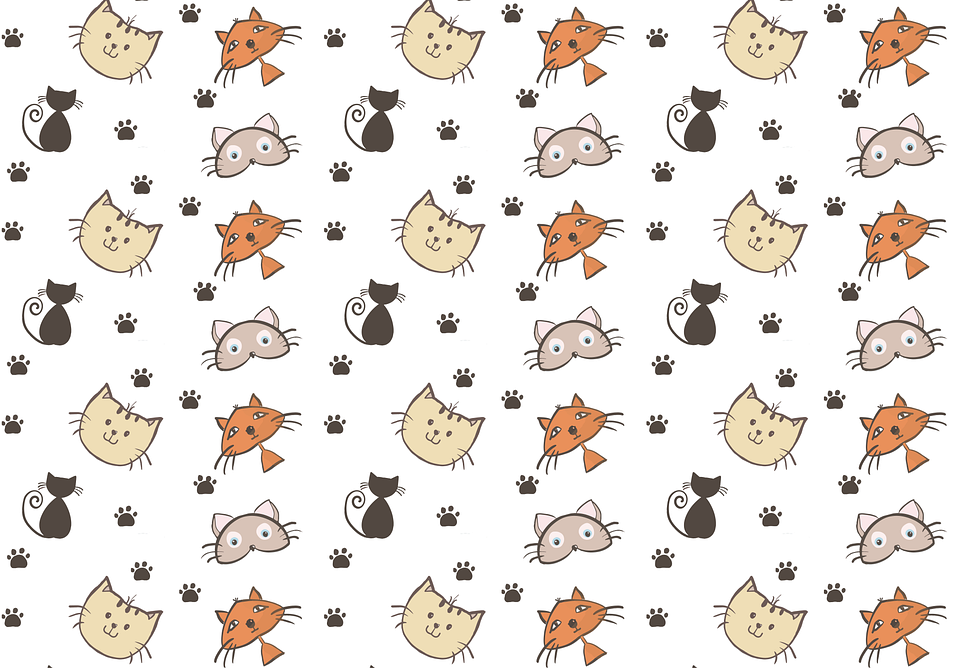
#> input picture cat_pattern.png, 960 x 668 px
$ jupyter execute project.ipynb
#> lines starting #> are read from the running program, lines starting #| are printed output that depends on the picture; after the words box and inside, x2 and y2 are one past the last pixel; in counts of white or black regions, pixels touching at a corner belong together
## Import Library

[cell 1]
import cv2
import numpy as np
import matplotlib.pyplot as plt
from imutils.object_detection import non_max_suppression

## Load Dataset

[cell 2]
background = cv2.imread('cat_pattern.png')
#> background is the input picture: shape (668, 960, 3); mean B, G, R 223.7, 229.1, 235.2
background_gray = cv2.cvtColor(background,cv2.COLOR_BGR2GRAY)
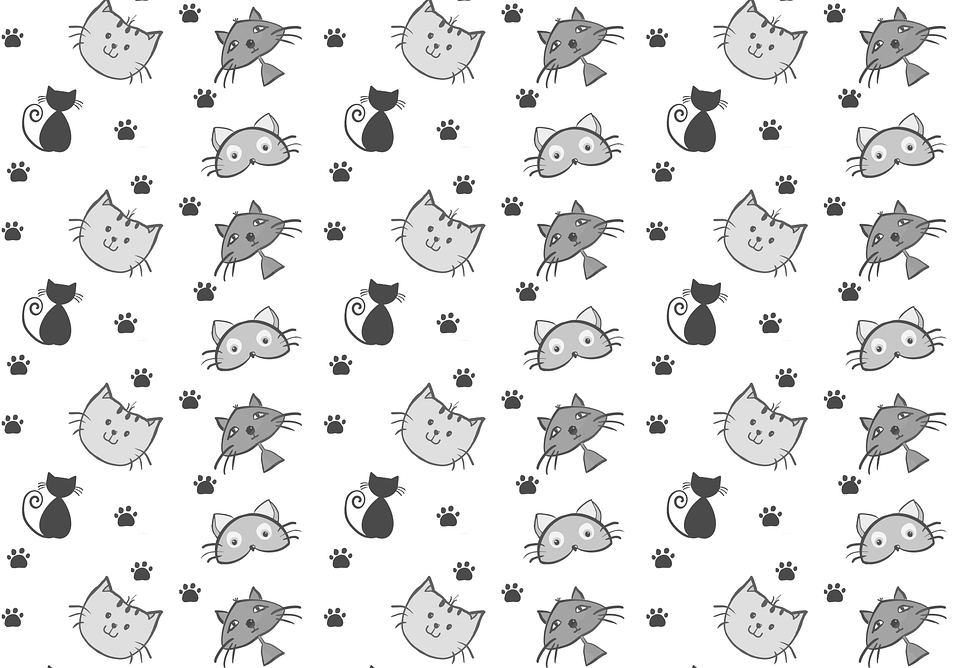
#> background_gray: shape (668, 960); min 13, max 255, mean 230.3

template = cv2.imread('cat_paw.png')
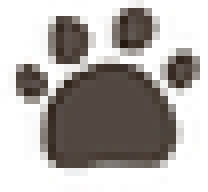
#> input picture cat_paw.png, 26 x 24 px (shown 8 times larger)
#> template is the input picture: shape (24, 26, 3); mean B, G, R 172.1, 175.2, 179.6
template = cv2.cvtColor(template,cv2.COLOR_BGR2GRAY)
#> template: shape (24, 26)

## Template Matching

[cell 3]
w, h = template.shape[:2]
#> w = 24; h = 26

res = cv2.matchTemplate(background_gray, template, cv2.TM_CCOEFF_NORMED)
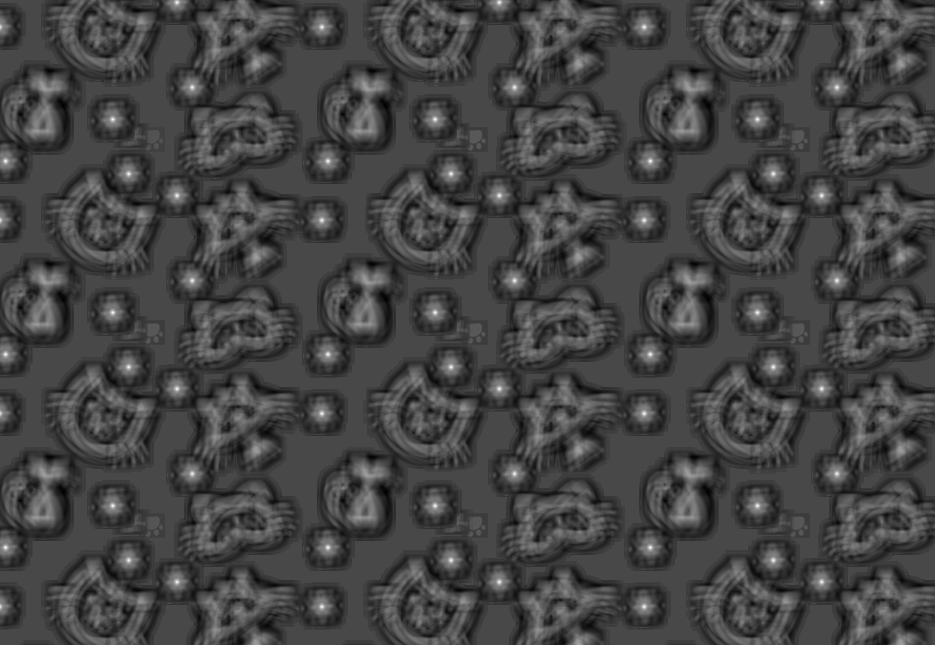
#> res: shape (645, 935) float32; min -0.394, max 0.996, mean -0.0214; drawn with min black and max white
threshold = 0.8

(y_pt,x_pt) = np.where(res >= threshold)
#> y_pt = 203 values from 1 to 607; x_pt = 203 values, max 837 at index 21, min 0 at index 13, mean 439.4
boxes = list()

for (x,y) in zip(x_pt,y_pt):
    boxes.append((x, y, x+w, y+h))
#> this loop made 203 passes
#> (x, y) on passes 1 to 3: (177, 1), (499, 1), (821, 1)
#> after the loop, boxes = 203 items, first 6: (177, 1, 201, 27), (499, 1, 523, 27), (821, 1, 845, 27), (176, 2, 200, 28), (177, 2, 201, 28), (498, 2, 522, 28)

boxes = non_max_suppression(np.array(boxes))
#> boxes = 60 rows, first 6: [644, 607, 668, 633], [321, 607, 345, 633], [0, 606, 24, 632], [498, 582, 522, 608], [176, 582, 200, 608], [821, 582, 845, 608]
for (x1,y1,x2,y2) in boxes :
    cv2.rectangle(background, (x1,y1), (x2,y2), (0,0,255), 2)
#> this loop made 60 passes
#> (x1, y1, x2, y2) on passes 1 to 12: (644, 607, 668, 633), (321, 607, 345, 633), (0, 606, 24, 632), (498, 582, 522, 608), (176, 582, 200, 608), (821, 582, 845, 608), (450, 560, 474, 586), (128, 560, 152, 586), (772, 560, 796, 586), (327, 548, 351, 574), (5, 548, 29, 574), (650, 548, 674, 574)
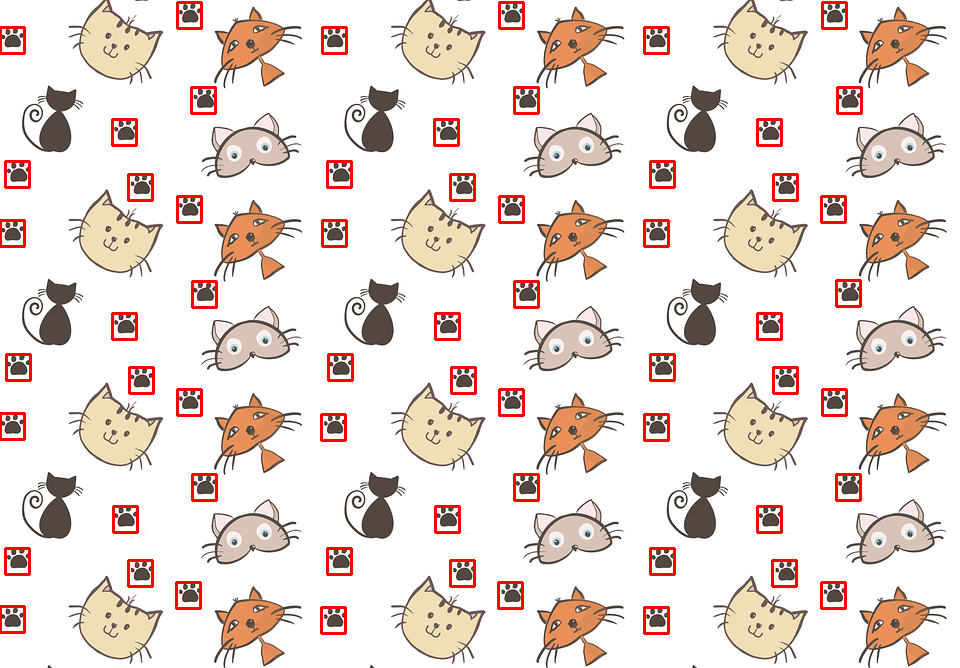
#> background: shape (668, 960, 3); 2.75% of pixels changed, all inside (x1, y1, x2, y2) = (0, 1, 863, 635)

plt.imshow(cv2.cvtColor(background,cv2.COLOR_BGR2RGB))
print("paw count : ",len(boxes))
#| paw count :  60
